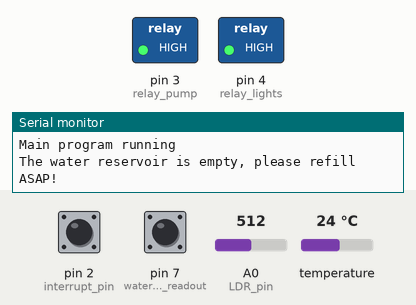
Recording of a sketch running on a simulated Arduino Uno, built with avr-gcc and run on an emulated ATmega328P. Shown: switched loads named in the sketch (green lamp = pin HIGH), the last lines printed to the serial monitor. Inputs (shaded band) come from the test bench; at power-on: A0 (LDR_pin) = 512, pin 2 (interrupt_pin) HIGH, pin 7 (water_meter_readout) HIGH, temperature 24 °C. The local clock reads 2024-03-15 10:24:30 at power-on unless the sketch sets it; pins used as bus, display or sensor lines are not drawn.

Above: at 1.2 s.
1.3 s: A0 (LDR_pin) set to 487
At 6.4 s:
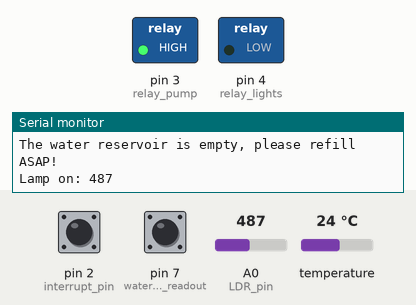
11.7 s: A0 (LDR_pin) set to 510
At 16.1 s:
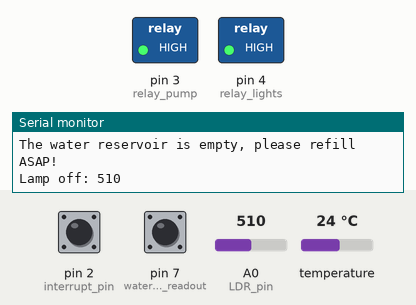
17.1 s: A0 (LDR_pin) set to 490
At 20.6 s:
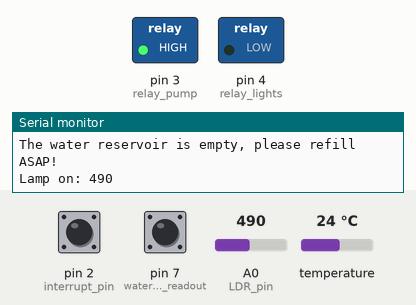
22.0 s: A0 (LDR_pin) set to 511
At 26.3 s:
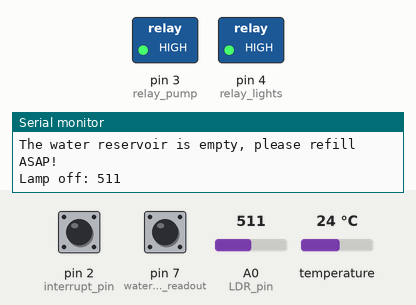
Timing chart, 0 to 27.8 s (numbered marks = the images above; inputs shaded):
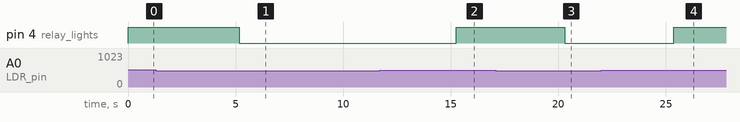

The sketch:

Smart_garden_control_V1.ino
```cpp
/*

    * * * * * * * * * * * * * * * * * *
    *                                 *
    *    AUTOMATIC SMART GARDEN       *
    *      using an Arduino Uno       *
    *                                 *
    * * * * * * * * * * * * * * * * * *

This code was written by Wessel M.
Last updated on 22-1-2019.

Feel free to use this code in your projects.
If you use this code in a tutorial, a reference my Github page.
For information about this code visit my GitHub.
 https://github.com/WesselM


Parts used:
 - Arduino Uno (REV 3)
 - Real Time Clock (Adafruit DS3231)
 - 10 K ohm resistor
 - Push button
 - Photoresistor (Light Dependent Resistor)
 - 4 Channel relay module (2PH63083A)
 - GROW Led Strip (5050 LED Strip DC12V 3:1)
 - Jumper wires (male-male & male-female)
 - Soil moisture sensor (FC-28)
 - Water pump (Makeblock 50200)
 - Micro switch

Functions of the components.
  The Real Time Clock breakout board is a low-cost, extremely accurate I2C real-time clock (RTC).
    The device incorporates a battery input, and maintains accurate timekeeping when main power to the device is interrupted.
  The push button is a mechanism to send inputs to the Arduino. It can be pressed to let current pass through.
    In the project, its job is to activate the data request function
  The 10 K ohm resistor has a constant resistance of 10 kilo ohm.
  The Photoresistor is an electrical component whose resistance is influenced by the amount of light.
    The resistance value of a light_value decreases as the light_value is illuminated more strongly.
  The 2PH63083A 4 channel relay module is used to control equipment with high currents.
    In this project, the relay switches the power to a water pump on or off.
  The GROW Led Strip is a led strip made specific for growing plants.
    It's 3 red, 1 blue colour setup gives off a light that stimulates a plant grow and blooming.
  The FC-28 soil moisture sensor measures the moisture in soil and similar materials.
    It acts as a variable resistor.
  The Makeblock 50200 water pump is used to transport the water from a reservoir to its destination.
    Since this water pump uses 12 VDC and an Arduino cannot handle this much power, a relay is used as an on/off switch.
  The micro switch is a switch that let's trough current when it is pressed.
    In the project its job is to make sure that nothing happens when the water reservoir is empty.
    A floating weight will hang on the switch when the water tank is empty, thus pressing in the switch.

Connections data request:
  Arduino:        RTC DS3231:
  5V              VCC                                 (positive power)
  GND             GND                                 (negative power)
  SDA             SDA                                 (I2C serial data transfer)
  SCL             SCL                                 (I2C serial clock signal transfer)

  Arduino:        Extra:          Push button:
  digital 2       --              left terminal       (positive power & data transfer)
  GND             10K resistor    right terminal      (negative power)

Connections lighting system:
  Arduino:        RTC DS3231:
  5V              VCC                                 (positive power)
  GND             GND                                 (negative power)
  SDA             SDA                                 (I2C serial data transfer)
  SCL             SCL                                 (I2C serial clock signal transfer)

  Arduino:        Extra:          Photoresistor:
  5V              --              left terminal       (positive power)
  GND             10K resistor    right terminal      (negative power)
  analog 0        --              right terminal      (data transfer)

  Arduino:        Relay:
  5V              VCC                                 (positive power)
  GND             GND                                 (negative power)
  digital 4       IN3                                 (control signal)

  Power supply:   Relay:          GROW Led Strip:
  12 VDC          K1 NC           Positive wire       (positive power)
  GND             --              Negative wire       (negative power)

Connections water system:
  Arduino:        FC-28:
  digital 5       VCC                                 (positive power)
  GND             GND                                 (negative power)
  analog 1        AO                                  (data transfer)

  Arduino:        Relay:
  5V              VCC                                 (positive power)
  GND             GND                                 (negative power)
  digital 3       IN1                                 (control signal)

  Arduino:        Extra:          Micro switch:
  digital 6       --              NO terminal         (positive power)
  digital 7       --              Com terminal        (data transfer)
  GND             10K resistor    Com terminal        (negative power)

  Power supply:   Relay:          Water pump:
  12 VDC          K1 NO           Positive terminal   (positive power)
  GND             --              Negative terminal   (negative power)

*/

// change the following values to suit your equipment
const int minimum_light_level = 500;                                            // the minimum output that the LDR can give, before the lights turn on
const int start_time = 1000;                                                    // when the light program has to start 10:00
const int end_time = 21048;                                                     // when the light program has to end 20:00
const int minimum_water_percentage = 72;                                        // if there is less than this percentage of water, the pump will activate
const int water_amount_time = 5000;                                             // amount of milliseconds water is deposited
const int watering_delay = 10;                                                  // delay in minutes before the water is checked

// include the DS3231 library from Rinky Dink Electronics (http://www.rinkydinkelectronics.com/library.php?id=73)
#include <DS3231.h>

// start an instance of the DS3231 class using the hardware I2C interface
DS3231  rtc(SDA, SCL);

// I/O pin definitions
const int interrupt_pin = 2;
const int LDR_pin = A0;
const int relay_pump = 3;
const int relay_lights = 4;
const int FC_28_power = 5;
const int FC_28_readout = A1;
const int water_meter_power = 6;
const int water_meter_readout = 7;


// constant values
const int data_request_on = 1;
const int data_request_off = 0;
const int relay_on = 0;
const int relay_off = 1;
const int FC_28_on = 1;
const int FC_28_off = 0;
const int water_meter_on = 1;
const int water_meter_off = 0;
const int sufficient_water = 0;
const int deficient_water = 1;

// global variables
volatile byte data_request = 0;
String time_string = "";
String current_time_string = "";
int light_value = 0;
int current_time = 0;
int current_temp = 0;
int soil_sensor_value = 0;
int soil_percentage = 0;
int water_level = 1;


//============================================================================================================================================//


void setup() { // put your setup code here, to run once:
  // initialize serial communication
  Serial.begin(9600);

  // initialize communication with the rtc breakout
  rtc.begin();

  // turn off the relay's
  digitalWrite(relay_pump, relay_off);
  digitalWrite(relay_lights, relay_off);

  // turn of the FC_28
  digitalWrite(FC_28_power, FC_28_off);

  // turn of the water meter
  digitalWrite(water_meter_power, water_meter_off);

  // set the I/O pins as in- or output
  pinMode(relay_pump, OUTPUT);
  pinMode(relay_lights, OUTPUT);
  pinMode(light_value, INPUT);
  pinMode(FC_28_power, OUTPUT);
  pinMode(FC_28_readout, INPUT);
  pinMode(water_meter_power, OUTPUT);
  pinMode(water_meter_readout, INPUT);
  pinMode(interrupt_pin, INPUT_PULLUP);

  // the external interrupt pin, triggers when a change in signal is detected
  // the interrupt function (in this case data_request_switch) will act above all current running programms
  // if a change current flow on pin 2 occurs, the function data_request_switch is activated
  attachInterrupt(digitalPinToInterrupt(interrupt_pin), data_request_switch, CHANGE);
}


//============================================================================================================================================//


void loop() { // put your main code here, to run repeatedly:
  main_programm();                                                              // call the function main

  // while it is time to turn on the lights, activate both the main and lighitng functions
  while (start_time < current_time and current_time < end_time) {
    Serial.println("Light program running");
    get_RTC_data();
    main_programm();                                                            // call the function main
    lighting();                                                                 // call the function lighting
    delay(5000);
  }

  delay(5000);                                                                  // delay in between execution
}

void main_programm() {
  Serial.println("Main program running");
  // if the data_request value is HIGH, than do the following:
  if (data_request == data_request_on) {
    data_gathering();                                                           // call the function data_gathering
    data_request = data_request_off;                                            // set data request to be False
  }

  // check if the relay is not already off and it is not time for light, turn off the relay
  if (bitRead(PORTD, relay_lights)!= relay_off and start_time > current_time or current_time > end_time) { digitalWrite(relay_lights, relay_off); }

  // check if the waterpump relay is on, if it is, then turn it off
  if (bitRead(PORTD, relay_pump)!= relay_off) { digitalWrite(relay_pump, relay_off); }

  // check if there is enough water, if there is not (current passes through the micro switch), print out a message
  get_water_level();                                                            // call the function get_water_level
  if (water_level == deficient_water) { Serial.println("The water reservoir is empty, please refill ASAP! "); }

  // if the time is devisible by the watering delay and leaves no reminder, then call the watering function
  get_RTC_data();                                                               // call the function get_RTC_data
  if (current_time % watering_delay == 0) { watering(); }                       // call the watering function
  Serial.println("\n");
}


//============================================================================================================================================//


void get_RTC_data() {
  // request the current time and convert it to an integer
  current_temp = rtc.getTemp();
  current_time_string = rtc.getTimeStr();
  time_string = rtc.getTimeStr(FORMAT_SHORT);                                   // request the time using the I2C protocol on the RTC  "HH:MM". ("15:32")
  time_string.remove(2,1);                                                      // remove the third character ":". ("HH:MM" -> "HHMM")
  current_time = time_string.toInt();                                           // change the time string to an integer
}

// this function is activated when the interrupt pin detects a current change, the function changes the data_request to HIGH
void data_request_switch() {
  data_request = data_request_on;                                               // set the data_request value to HIGH
}

// this function is activated when the data_request is on, gathers the data from sensors and prints out the data
void data_gathering() {
  // print the time and temperature
  get_RTC_data();                                                               // call the get_RTC_data function
  Serial.print("The current time is: ");
  Serial.println(current_time_string);                                          // print out the current time
  Serial.print("The current temperature is: ");
  Serial.println(current_temp);                                                 // print out the current temperature
  Serial.println("°C");

  // print the soil moisture percentage
  get_soil_moisture();                                                          // call the get_soil_moisture function
  Serial.print("Raw soil moisture sensor output is: ");
  Serial.println(soil_sensor_value);                                            // print out the soil moisture value (200-1024)
  Serial.print("Soil moisture percentage: ");
  Serial.print(soil_percentage);                                                // print out the soil moisture percentage (0-100)
  Serial.println("%");

  // print the water level
  get_water_level();                                                            // call the get_water_level function
  if (water_level == sufficient_water) { Serial.println("The water reservoir contains enough water"); }
  if (water_level == deficient_water) { Serial.println("The water reservoir is empty, please refill ASAP! "); }

  // print whether the light program is running or not
  if (start_time < current_time and current_time < end_time) { Serial.println("Light programm is running"); }
  if (start_time > current_time or current_time > end_time) { Serial.println("Light programm is not running"); }

  // print the light value
  light_value = analogRead(LDR_pin);                                            // get the new light value from the LDR
  Serial.print("The current light level is: ");
  Serial.print(light_value);                                                    // print out the light level
  if (light_value <= minimum_light_level) { Serial.println(", and is below necessary"); }
  if (light_value >= minimum_light_level) { Serial.println(", and is above necessary"); }
  Serial.println("\n");
    // add more data requests  here
}


//============================================================================================================================================//


void get_water_level() {
  // give power to the switch, if the switch is pressed in and current passes through, there is not enough water in the reservoir
  digitalWrite(water_meter_power, water_meter_on);                               // set the pin it's power output to HIGH, therefore giving the micro switch power
  water_level = digitalRead(water_meter_readout);                                // readout the pin it's voltage input if there is more than 2.2 volt it will show up as HIGH,
                                                                                 // this means that the switch is on and thus that the water level is too low
  digitalWrite(water_meter_power, water_meter_off);                              // set the pin it's power output to LOW, therefore cutting off the micro switch it's power
}

void get_soil_moisture() {
  // give power to the FC_28 and read out its values, then cut off the power (only providing power when gathering data improves its lifespan)
  digitalWrite(FC_28_power, FC_28_on);                                          // set the pin's power output to HIGH, therefore giving the FC_28 power
  delay(10);                                                                    // wait 0.01 seconds
  soil_sensor_value = analogRead(FC_28_readout);                                // read the analog output from the FC_28
  soil_percentage = map(soil_sensor_value, 200, 1024, 100, 0);                  // set the value to a scale from 0 to 100 with 200 being 0% and 1024 being 100%
  delay(10);                                                                    // wait 0.01 seconds
  digitalWrite(FC_28_power, FC_28_off);                                         // set the power output to value LOW, therefore cutting off the FC_28 it's power
}

void watering() {
  get_water_level();                                                            // call the get_water_level function
  get_soil_moisture();                                                          // call the get_soil_moisture function

  if (water_level == sufficient_water and soil_percentage <= minimum_water_percentage) {
    digitalWrite(relay_pump, relay_on);                                         // turn the relay on
    delay(water_amount_time);                                                   // wait for a given time period
    digitalWrite(relay_pump, relay_off);                                        // turn the relay off
    delay(50001);                                                               // delay for 50 sec so that the loop does not run twice a minute
  }
}


//============================================================================================================================================//


void lighting() {
  light_value = analogRead(LDR_pin);                                            // get the new light value from the LDR

   // if there is less light than necessary and the relay is not already on, then turn it on
        // bitRead(PORTD, relay_lights) reads out the value off the relay pin
  if (light_value <= minimum_light_level and bitRead(PORTD, relay_lights) != 0) {
    Serial.print("Lamp on: ");
    Serial.println(light_value);                                                // print out the light value
    digitalWrite(relay_lights, relay_on);                                       // turn on the relay
  }

  // if there is more light than necessary and the relay is not already off, then turn it off
        // bitRead(PORTD, relay_lights) reads out the value off the relay pin
  else if (light_value > minimum_light_level and bitRead(PORTD, relay_lights)!= 1) {
    Serial.print("Lamp off: ");
    Serial.println(light_value);                                                // print out the light value
    digitalWrite(relay_lights, relay_off);                                      // turn off the relay
  }
}
```

Measured:
- the behaviour switches between 501 and 500 on A0 (LDR_pin) (found by bisection; images 0 and 1)
- after the input at 1.3 s, pin 4 (relay_lights): HIGH → LOW after 3.9 s
- after the input at 11.7 s, pin 4 (relay_lights): LOW → HIGH after 3.6 s
- after the input at 17.1 s, pin 4 (relay_lights): HIGH → LOW after 3.2 s
- after the input at 22.0 s, pin 4 (relay_lights): LOW → HIGH after 3.4 s
